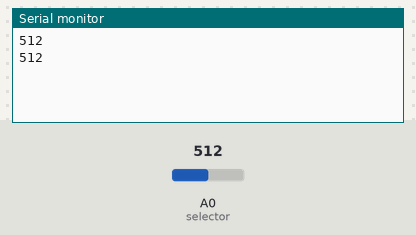
Bench run of a sketch on a simulated Arduino Uno, built with avr-gcc and run on an emulated ATmega328P. On the bench: the last lines printed to the serial monitor. Inputs (shaded band) come from the test bench; at power-on: A0 (selector) = 512.

Above: at 2.8 s.
2.9 s: A0 (selector) set to 0
At 5.1 s:
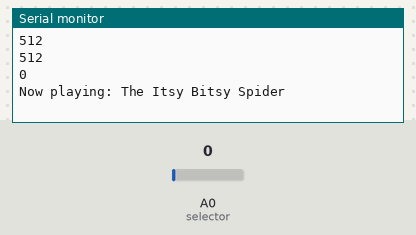
7.5 s: A0 (selector) set to 122
At 9.2 s:
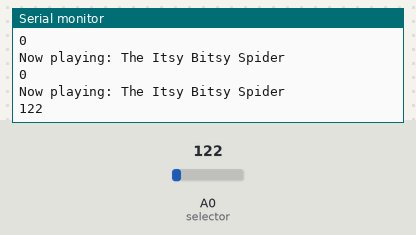
Timing chart, 0 to 10.7 s (numbered marks = the images above; inputs shaded):
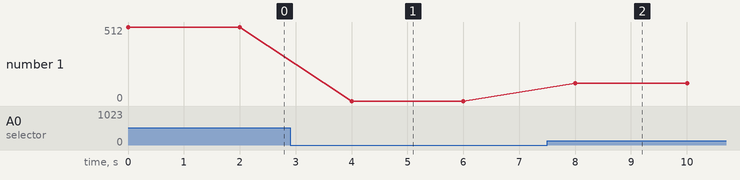

The sketch:

starter_songs.ino
```cpp
#include <pitches.h>

// NOTE_C4 is middle C
// C starts the numeric range
// B3 __ C4 D4 E4 F4 G4 A4 B4 __ C5
// NOTE_xSn denotes Sharp

// song = the notes for the song
// holds = how long each note should be held in the song
// delays = length of pauses between notes for the song

// multiple buttons to single analog input
// https://youtu.be/Y23vMfynUJ0

// The Itsy Bitsy Spider
//int song_spider[] = {
//  NOTE_G3, NOTE_C4, NOTE_C4, NOTE_C4, NOTE_D4, NOTE_E4, NOTE_E4, NOTE_E4, NOTE_D4, NOTE_C4, NOTE_D4, NOTE_E4, NOTE_C4,
//  NOTE_E4, NOTE_E4, NOTE_F4, NOTE_G4, NOTE_G4, NOTE_F4, NOTE_E4, NOTE_F4, NOTE_G4, NOTE_E4,
//  NOTE_C4, NOTE_C4, NOTE_D4, NOTE_E4, NOTE_E4, NOTE_D4, NOTE_C4, NOTE_D4, NOTE_E4, NOTE_C4,
//  NOTE_G3, NOTE_G3, NOTE_C4, NOTE_C4, NOTE_C4, NOTE_D4, NOTE_E4, NOTE_E4, NOTE_E4, NOTE_D4, NOTE_C4, NOTE_D4, NOTE_E4, NOTE_C4
//};
//int holds_spider[] = {
//  //
//};
//int delays_spider[] = {
//  //
//};

//// Do-Re-Mi
//int song_doremi[] = {
//  NOTE_C4, NOTE_D4, NOTE_E4, NOTE_C4, NOTE_E4, NOTE_C4, NOTE_E4,
//  NOTE_D4, NOTE_E4, NOTE_F4, NOTE_F4, NOTE_E4, NOTE_D4, NOTE_F4,
//  NOTE_E4, NOTE_F4, NOTE_G4, NOTE_E4, NOTE_G4, NOTE_E4, NOTE_G4,
//  NOTE_F4, NOTE_F4, NOTE_A4, NOTE_A4, NOTE_F4, NOTE_F4, NOTE_A4,
//  NOTE_G4, NOTE_C4, NOTE_D4, NOTE_E4, NOTE_F4, NOTE_G4, NOTE_A4,
//  NOTE_A4, NOTE_A4, NOTE_D4, NOTE_E4, NOTE_FS4, NOTE_G4, NOTE_A4,
//  NOTE_B4, NOTE_B4, NOTE_E4, NOTE_FS4, NOTE_GS4, NOTE_A4, NOTE_B4, NOTE_C4
//  NOTE_C4, NOTE_B4, NOTE_A4, NOTE_F4, NOTE_B4, NOTE_G4, NOTE_C4, NOTE_G4, NOTE_E4, NOTE_D4,
//  NOTE_C4
//};
//int holds_doremi[] = {
//  //
//};
//int delays_doremi[] = {
//  //
//};

// Eagles - Hotel California (first verse + chorus)
//int song_hotelCA[] = {
//  NOTE_E5, NOTE_E5, NOTE_E5, NOTE_D5, NOTE_D5, NOTE_E5,
//  NOTE_E5, NOTE_E5, NOTE_D5, NOTE_D5, NOTE_D5,
//  NOTE_D5, NOTE_E5, NOTE_E5, NOTE_D5, NOTE_D5, NOTE_D5, NOTE_D5, NOTE_E5,
//  NOTE_E5, NOTE_E5, NOTE_E5, NOTE_D5, NOTE_D5, NOTE_D5, NOTE_C5, NOTE_A4,
//  NOTE_E5, NOTE_E5, NOTE_E5, NOTE_D5, NOTE_C5, NOTE_C5, NOTE_E5,
//  NOTE_C5, NOTE_E5, NOTE_E5, NOTE_E5, NOTE_D5, NOTE_C5, NOTE_C5,
//  NOTE_D4, NOTE_D5, NOTE_D5, NOTE_D5, NOTE_D5, NOTE_D5, NOTE_C5, NOTE_D5, NOTE_C5, NOTE_E5,
//  NOTE_E4, NOTE_E5, NOTE_E5, NOTE_E5, NOTE_D5, NOTE_D5, NOTE_D5, NOTE_E5,
//  NOTE_E5, NOTE_E5, NOTE_F5, NOTE_E5, NOTE_E5, NOTE_F5, NOTE_E5,
//  NOTE_E4, NOTE_E5, NOTE_E5, NOTE_E5, NOTE_D5, NOTE_D5,
//  NOTE_D4, NOTE_D5, NOTE_D5, NOTE_D5, NOTE_C5, NOTE_D5, NOTE_D5, NOTE_E5,
//  NOTE_E5, NOTE_E5, NOTE_E5, NOTE_E5, NOTE_E5,
//  NOTE_E5, NOTE_E5, NOTE_D5, NOTE_D5, NOTE_D5, NOTE_C5, NOTE_A4,
//  NOTE_E5, NOTE_E5, NOTE_E5, NOTE_D5, NOTE_C5, NOTE_C5, NOTE_E5,
//  NOTE_A4, NOTE_C5, NOTE_E5, NOTE_D5, NOTE_C5, NOTE_C5,
//  NOTE_D5, NOTE_D5, NOTE_D5, NOTE_D5, NOTE_D5, NOTE_C5, NOTE_D5, NOTE_C5, NOTE_E5,
//  NOTE_D5, NOTE_E5, NOTE_E5, NOTE_E5, NOTE_GS5, NOTE_E5, NOTE_D4,
//  // chorus
//  NOTE_F5, NOTE_F5, NOTE_F5, NOTE_F5, NOTE_F5, NOTE_F5, NOTE_G5, NOTE_F5, NOTE_F5, NOTE_E5,
//  NOTE_E5, NOTE_E5, NOTE_E5, NOTE_D5, NOTE_D5, NOTE_D5,
//  NOTE_E5, NOTE_E5, NOTE_E5, NOTE_D5, NOTE_D5, NOTE_D5,
//  NOTE_D5, NOTE_D5, NOTE_D5, NOTE_C5, NOTE_C5, NOTE_C5,
//  NOTE_F5, NOTE_F5, NOTE_F5, NOTE_F5, NOTE_F5, NOTE_F5, NOTE_G5, NOTE_F5, NOTE_F5, NOTE_E5,
//  NOTE_E5, NOTE_E5, NOTE_E5, NOTE_D5, NOTE_D5, NOTE_D5,
//  NOTE_E5, NOTE_E5, NOTE_E5, NOTE_D5, NOTE_D5, NOTE_D5,
//  NOTE_E5, NOTE_F5, NOTE_F5, NOTE_E5, NOTE_E5, NOTE_E5
//};
//int holds_hotelCA[] = {
//  //
//};
//int delays_hotelCA[] = {
//  //
//};


// Survivor - Eye of the Tiger (first verse + chorus)
//int song_tiger[] = {
//  NOTE_G4, NOTE_AS4, NOTE_G4, NOTE_F4, NOTE_DS4, NOTE_G4, NOTE_F4, NOTE_DS4,
//  NOTE_F4, NOTE_F4, NOTE_ F4, NOTE_F4, NOTE_G4, NOTE_F4, NOTE_DS4,
//  NOTE_G4, NOTE_AS4, NOTE_C5, NOTE_G4, NOTE_F4, NOTE_DS4, NOTE_G4, NOTE_F4, NOTE_F4, NOTE_DS4,
//  NOTE_C4, NOTE_DS4, NOTE_F4, NOTE_F4, NOTE_DS4, NOTE_F4, NOTE_F4, NOTE_DS4, NOTE_G4,
//  NOTE_G4, NOTE_G4, ANOTE_S4, NOTE_G4, NOTE_DS4, NOTE_F4, NOTE_DS4, NOTE_G4, NOTE_F4, NOTE_DS4,
//  NOTE_F4, NOTE_F4, NOTE_F4, NOTE_F4, NOTE_F4, NOTE_G4, NOTE_F4, NOTE_DS4,
//  NOTE_G4, NOTE_G4, NOTE_AS4, NOTE_C5, NOTE_F4, NOTE_DS4, NOTE_G4, NOTE_F4, NOTE_F4, NOTE_DS4,
//  NOTE_C4, NOTE_DS4, NOTE_F4, NOTE_F5, NOTE_DS4, NOTE_F4, NOTE_F4, NOTE_DS4, NOTE_G4,
//  // chorus
//  NOTE_F4, NOTE_G4, NOTE_GS4, NOTE_GS4, NOTE_GS4, NOTE_GS4, NOTE_G4, NOTE_F4, NOTE_DS4, NOTE_DS4, NOTE_F4, NOTE_G4, NOTE_F4,
//  NOTE_F4, NOTE_G4, NOTE_GS4, NOTE_GS4, NOTE_GS4, NOTE_GS4, NOTE_G4, NOTE_F4, NOTE_DS4, NOTE_G4, NOTE_F4,
//  NOTE_F4, NOTE_G4, NOTE_GS4, NOTE_GS4, NOTE_GS4, NOTE_GS4, NOTE_G4, NOTE_F4, NOTE_DS4, NOTE_DS4, NOTE_F4, NOTE_G4, NOTE_F4,
//  NOTE_F4, NOTE_G4, NOTE_GS4, NOTE_G4, NOTE_GS4, NOTE_AS4, NOTE_GS4, NOTE_AS4, NOTE_C5, NOTE_F4, NOTE_DS4, NOTE_F4, NOTE_DS4
//};
//int holds_tiger[] = {
//  //
//};
//int delays_tiger[] = {
//  //
//};


const int selector = A0;

void setup() {

  Serial.begin(9600);

  // register keys
  pinMode(2, INPUT_PULLUP);
  pinMode(3, INPUT_PULLUP);
  pinMode(4, INPUT_PULLUP);
  pinMode(5, INPUT_PULLUP);
  pinMode(6, INPUT_PULLUP);
  pinMode(7, INPUT_PULLUP);
  pinMode(8, INPUT_PULLUP);
  pinMode(9, INPUT_PULLUP);
  pinMode(10, INPUT_PULLUP);
  pinMode(11, INPUT_PULLUP);
  pinMode(12, INPUT_PULLUP);
  pinMode(13, INPUT_PULLUP);
}

void loop() {
  int selected = analogRead(selector);
  int song;
    Serial.println(selected);
  if (selected < 300) {
    song = 0;
  }
  else if (selected < 550) {
    song = 1;
  }
  else if (selected < 800) {
    song = 2;
  }
  else {
    song = 3;
  }

  playSong(selected);
  delay(2000);

}

void playSong(int selected) {
  switch (selected) {
    case 0:
      Serial.println("Now playing: The Itsy Bitsy Spider");
      //      int songLength = sizeof(song_spider) / sizeof(song_spider[0]);
      //      for (int i = 0; i < songLength; i++) {
      //        tone(song_spider[i]);
      //        delay(holds_spider[i]);
      //
      //        noTone();
      //        delay(delays_spider[i]);
      //      }
      break;
    case 1:
      Serial.println("Now playing: Do Re Mi");
      //      int songLength = sizeof(song_doremi) / sizeof(song_doremi[0]);
      //      for (int i = 0; i < songLength; i++) {
      //        tone(song_doremi[i]);
      //        delay(holds_doremi[i]);
      //
      //        noTone();
      //        delay(delays_doremi[i]);
      //      }
      break;
    case 2:
      Serial.println("Now playing: Hotel California");
      //      int songLength = sizeof(song_hotelCA) / sizeof(song_hotelCA[0]);
      //      for (int i = 0; i < songLength; i++) {
      //        tone(song_hotelCA[i]);
      //        delay(holds_hotelCA[i]);
      //
      //        noTone();
      //        delay(delays_hotelCA[i]);
      //      }
      break;
    case 3:
      Serial.println("Now playing: Eye of the Tiger");
      //      int songLength = sizeof(song_tiger) / sizeof(song_tiger[0]);
      //      for (int i = 0; i < songLength; i++) {
      //        tone(song_tiger[i]);
      //        delay(holds_tiger[i]);
      //
      //        noTone();
      //        delay(delays_tiger[i]);
      //      }
      break;
    default:
      break;

  }
}
```

Measured:
- after the input at 2.9 s, the serial monitor: prints a new line after 1.1 s (image 1)
- after the input at 7.5 s, the serial monitor: prints a new line after 0.50 s (image 2)
- plotted number 1: 512 → 0 after the input at 2.9 s, 0 → 122 after the input at 7.5 s
